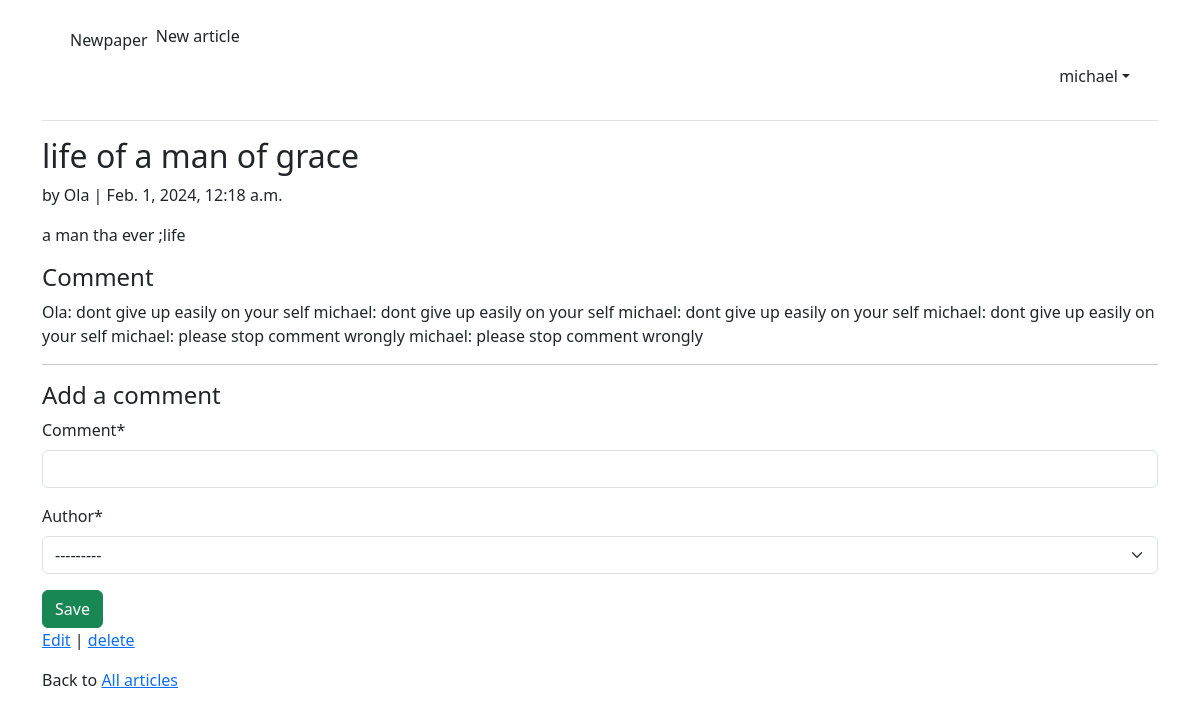
The app's page /articles/2/ (signed in) with its own data.
### accounts/models.py (models this page shows)
class CustomUser(AbstractUser):
    age = models.PositiveIntegerField(null=True, blank=True,)
    name =models.CharField(max_length = 255, null=True, blank = True)
    date = models.DateField(null = True, blank = True)
    mike = models.DateField(null = True, blank = True)  #new
    def __str__ (self):
        return self.username

### articles/models.py (models this page shows, shortened)
class Article(models.Model):
    title = models.CharField(max_length=55)
    body = models.TextField()
    date = models.DateTimeField(auto_now_add = True)
    author = models.ForeignKey(settings.AUTH_USER_MODEL, on_delete=models.CASCADE,) #author =models.ForeignKey('auth.User', on_delete=models.CASCADE,)

class Comment(models.Model):
    article = models.ForeignKey(Article, on_delete=models.CASCADE,)
    comment = models.CharField(max_length=140)
    author = models.ForeignKey(settings.AUTH_USER_MODEL, on_delete=models.CASCADE,) #author =models.ForeignKey('auth.User', on_delete=models.CASCADE,)
    def __str__(self):
        return self.comment #display the data title in admin page

### articles/views.py (the view, shortened to what this page needs)
# urls.py: path("<int:pk>/", ArticleDetailView.as_view(), name = "article_detail"),
class ArticleDetailView(LoginRequiredMixin, View):
    def get(self, request, *args, **kwargs):
        view = CommentGet.as_view()
        return view(request, *args, **kwargs)

### articles/form.py
class CommentForm(forms.ModelForm):
    class Meta:
        model = Comment
        fields = ("comment", "author")

### articles/views.py (called while the page is built)
    def get_context_data(self, **kwargs): # get_context_data() its django dictionary  cantaining all the variable names and value available in our templates, its use to add information to template
        context = super().get_context_data(**kwargs)
        context["form"] = CommentForm()
        return context

### accounts/templates/article_detail.html (shortened to what this page needs)
{% extends 'base.html' %}
{% load crispy_forms_tags %}
{% block content %}
    <div class="article-entry">
        <h2>
            {{ object.title }}
        </h2>
        <p>
            by {{ object.author }}  | {{ object.date }}
        </p>
    </div>
    <p>
        {{ object.body }}
    </p>
        <h4>
            Comment
        </h4>
        {% for comment in article.comment_set.all %}
        {{ comment.author }}:
        {{ comment }}
        {% endfor %}
        <hr>
        <h4>
            Add a comment
        </h4>
        <form action = "" method="POST">
            {{form|crispy}}
        <button class="btn btn-success ml-2" type="submit">Save</button>
        </form>
    <p>
        <a href="{% url 'article_edit' article.pk %}"> Edit</a> |
        <a href="{% url 'article_delete' article.pk%}"> delete</a>
    </p>
    <p>
     Back to   <a href=" {%  url 'article_list' %}"> All articles</a>
    </p>
{% endblock content %}

### accounts/templates/base.html (shortened to what this page needs)
<!DOCTYPE html>
<html lang="en">
    {%  load crispy_forms_tags %}
<head>
</head>
<link href="https://cdn.jsdelivr.net/npm/bootstrap@5.3.2/dist/css/bootstrap.min.css" rel="stylesheet">
<body>
    <div class="container">
        <header class="p-3 mb-3 border-bottom">
            <div class="container">
                <div class="d-flex flex-wrap align-items-center justify-content-center justify-content-lg-start">
                    <a class="navbar-brand" href="{% url 'home' %}" class="navbar-brand"  class="text-primary" > Newpaper</a>
                    <ul  class="nav col-12 col-lg-auto me-lg-auto mb-2 justify-content-center md-md-0">
                        {% if user.is_authenticated %}
                        <li >
                            <a href="{% url 'new_article' %}" class="nav-link px-2 link-dark"> New article</a>
                        </li>
                    </ul>
                </div>
                    <ul>
                        <div class="dropdown text-end">
                            <a href="#"  class="d-block link-dark text-decoration-none dropdown-toggle" id="dropdownUser1" data-bs-toggle="dropdown" aria-expanded="false"> {{ user.username }}</a>
                        </div>
                        {% else %}
                    </ul>
                    <div class="text-end">
                        <a href="{% url 'login' %}" class="btn btn-outline-primary me-2">Login</a>
                        <a href="{% url 'signup'%}" class="btn btn-primary">Sign Up</a>
                    </div>
                {% endif %}
            </div>
        </header>
        <main>
            {% block content %}
            {% endblock content %}
        </main>
    </div>
</body>
</html>

### records on screen
CustomUser: username "michael"
Article: title "life of a man of grace", author "Ola", date "Feb. 1, 2024, 12:18 a.m.", body "a man tha ever ;life"
Comment: author "Ola", comment "dont give up easily on your self"
Comment: author "michael", comment "dont give up easily on your self"
Comment: author "michael", comment "dont give up easily on your self"
Comment: author "michael", comment "dont give up easily on your self"
Comment: author "michael", comment "please stop comment wrongly"
Comment: author "michael", comment "please stop comment wrongly"
